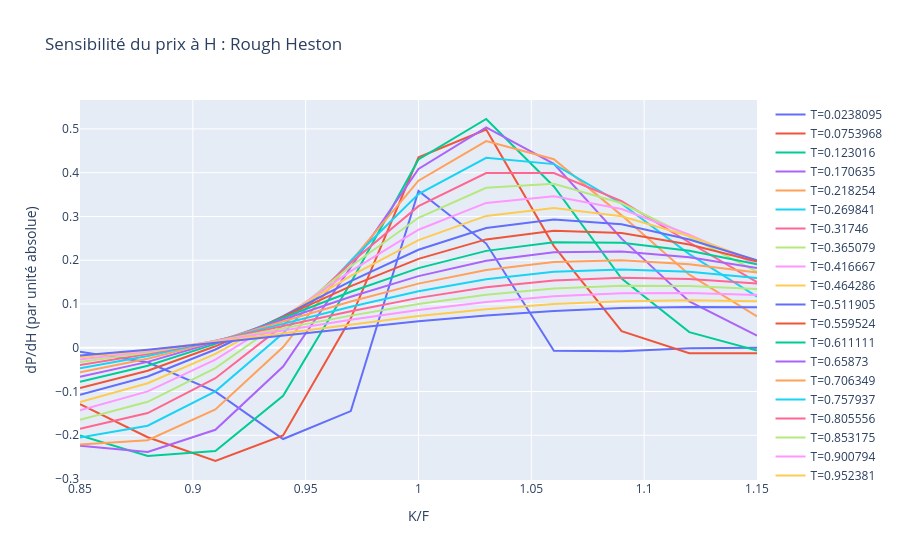
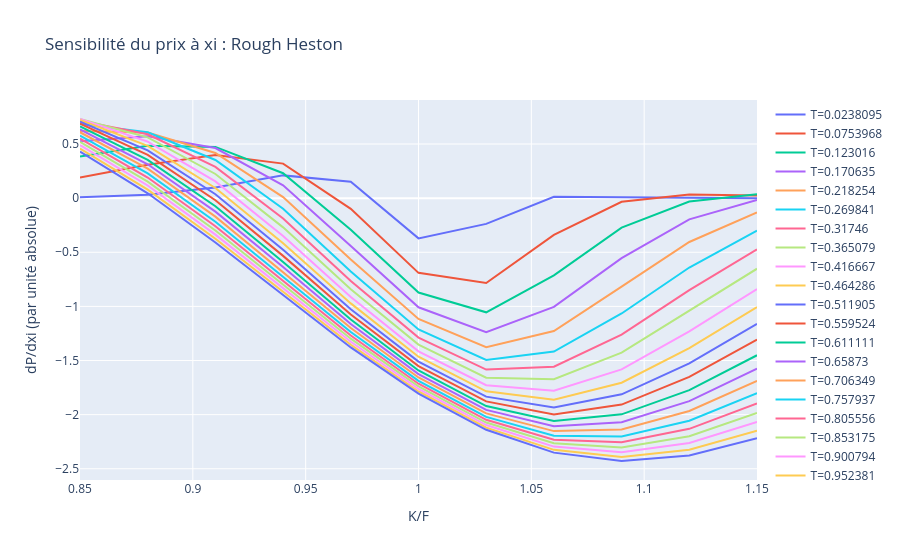
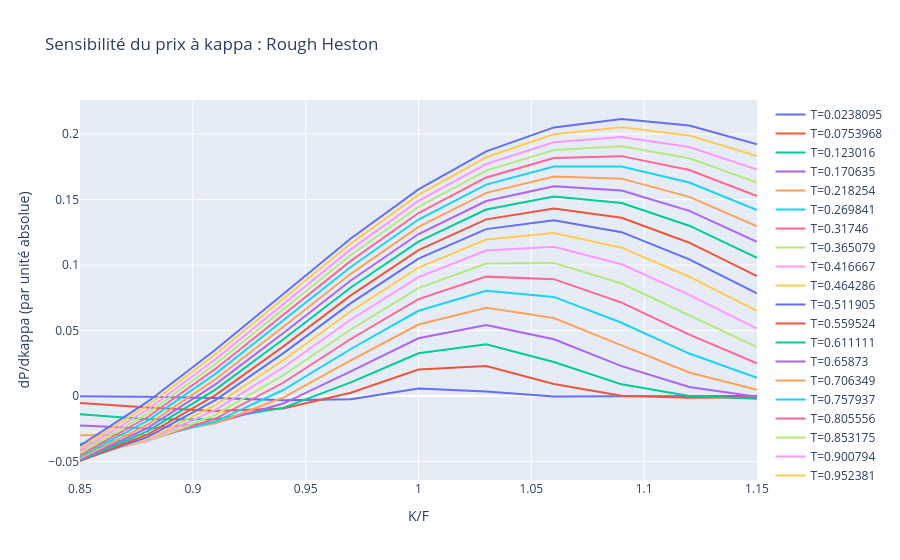
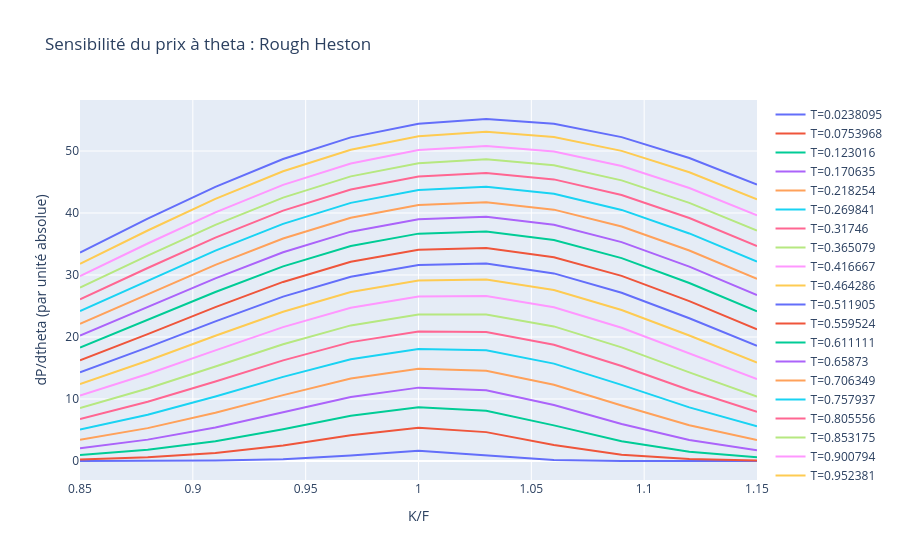

The notebook cell saved with these charts, in order:
### Markdown cell above
## Calcul Rough Heston

Ce bloc calcule les grecques sans lancer le MPCE. Dans les résultats fournis, les sensibilités aux paramètres de variance s’atténuent globalement vers l’échéance ; celle à H est plus importante à l’ATM à courte maturité.

### Code cell
import rough_heston as rh
engine_config = vis.to_engine_config(config)
greeks_rh = rh.parameter_greeks_fourier(config['rough_model'], config['rough_numerical'], config['market'], engine_config['grid'], config['rough_greeks'], payoff)
display(greeks_rh)
greek_folder = ROOT / 'resultats_rough_heston'
greek_folder.mkdir(exist_ok=True)
greeks_rh.to_csv(greek_folder/'greeks_rough_heston.csv',index=False)
greek_figures = vis.create_rough_greek_figures(greeks_rh, greek_folder)
for figure in greek_figures.values(): display(figure)
